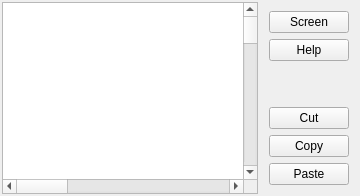
                 <widget class="QWidget" name="tab_5">
                  <attribute name="title">
                   <string>Flow</string>
                  </attribute>
                  <layout class="QHBoxLayout" name="horizontalLayout">
                   <property name="spacing">
                    <number>2</number>
                   </property>
                   <property name="leftMargin">
                    <number>2</number>
                   </property>
                   <property name="topMargin">
                    <number>2</number>
                   </property>
                   <property name="rightMargin">
                    <number>2</number>
                   </property>
                   <property name="bottomMargin">
                    <number>2</number>
                   </property>
                   <item>
                    <widget class="FlowDesigner" name="flowBoard">
                     <property name="mouseTracking">
                      <bool>true</bool>
                     </property>
                     <property name="tabletTracking">
                      <bool>true</bool>
                     </property>
                     <property name="focusPolicy">
                      <enum>Qt::ClickFocus</enum>
                     </property>
                     <property name="acceptDrops">
                      <bool>true</bool>
                     </property>
                     <property name="autoFillBackground">
                      <bool>true</bool>
                     </property>
                     <property name="foregroundBrush">
                      <brush brushstyle="NoBrush">
                       <color alpha="255">
                        <red>0</red>
                        <green>0</green>
                        <blue>0</blue>
                       </color>
                      </brush>
                     </property>
                     <property name="interactive">
                      <bool>true</bool>
                     </property>
                     <property name="sceneRect">
                      <rectf>
                       <x>0.000000000000000</x>
                       <y>0.000000000000000</y>
                       <width>1000.000000000000000</width>
                       <height>1000.000000000000000</height>
                      </rectf>
                     </property>
                     <property name="alignment">
                      <set>Qt::AlignLeading|Qt::AlignLeft|Qt::AlignTop</set>
                     </property>
                     <property name="dragMode">
                      <enum>QGraphicsView::ScrollHandDrag</enum>
                     </property>
                     <property name="cacheMode">
                      <set>QGraphicsView::CacheBackground</set>
                     </property>
                     <property name="transformationAnchor">
                      <enum>QGraphicsView::AnchorUnderMouse</enum>
                     </property>
                     <property name="resizeAnchor">
                      <enum>QGraphicsView::AnchorUnderMouse</enum>
                     </property>
                     <property name="viewportUpdateMode">
                      <enum>QGraphicsView::SmartViewportUpdate</enum>
                     </property>
                    </widget>
                   </item>
                   <item>
                    <widget class="QWidget" name="widget_9" native="true">
                     <layout class="QVBoxLayout" name="verticalLayout_19">
                      <item>
                       <widget class="QPushButton" name="pushButton_12">
                        <property name="text">
                         <string>Screen</string>
                        </property>
                       </widget>
                      </item>
                      <item>
                       <widget class="QPushButton" name="pushButton_11">
                        <property name="text">
                         <string>Help</string>
                        </property>
                       </widget>
                      </item>
                      <item>
                       <spacer name="verticalSpacer_5">
                        <property name="orientation">
                         <enum>Qt::Vertical</enum>
                        </property>
                        <property name="sizeHint" stdset="0">
                         <size>
                          <width>20</width>
                          <height>40</height>
                         </size>
                        </property>
                       </spacer>
                      </item>
                      <item>
                       <widget class="QPushButton" name="pushButton_14">
                        <property name="text">
                         <string>Cut</string>
                        </property>
                       </widget>
                      </item>
                      <item>
                       <widget class="QPushButton" name="pushButton_13">
                        <property name="text">
                         <string>Copy</string>
                        </property>
                       </widget>
                      </item>
                      <item>
                       <widget class="QPushButton" name="pushButton_15">
                        <property name="text">
                         <string>Paste</string>
                        </property>
                       </widget>
                      </item>
                     </layout>
                    </widget>
                   </item>
                  </layout>
                 </widget>
